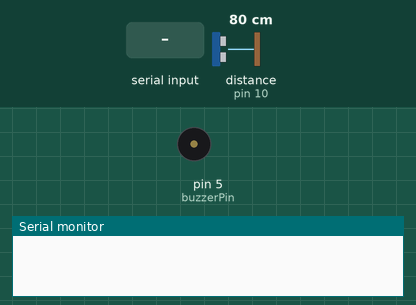
The sketch below on a simulated Arduino Uno, built with avr-gcc and run on an emulated ATmega328P. On the bench: buzzer (waves = sounding), the last lines printed to the serial monitor. The inputs (shaded band) are chosen by the test bench; at power-on: distance to the obstacle (sensor on pin 10) 80 cm. The echo pulse lasts 58.3 µs per cm.

Above: at 1.2 s.
1.3 s: "1\n" received over Serial
At 2.6 s:
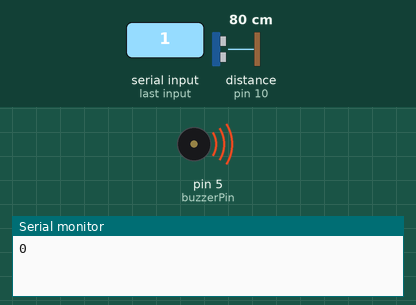
Timing chart, 0 to 4.3 s (numbered marks = the images above; inputs shaded):
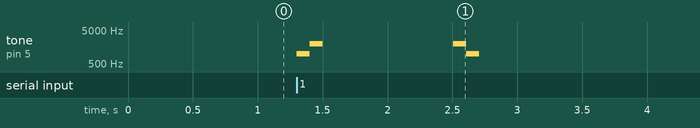

Measured:
- after the input at 1.3 s, tone on pin 5 (buzzerPin): plays 1000 Hz for 0.10 s, 2000 Hz for 0.10 s, 2000 Hz for 0.10 s, 1000 Hz for 0.10 s, starting at once

The sketch:

HackUMass_Sensor.ino
```cpp
// defines pins numbers
const int trigPin = 9;
const int echoPin = 10;
const int buzzerPin = 5;

// defines variables
long duration = 0; // duration of sound travel time
int distance = 0; // distance between water and the sensor
unsigned long timeOn = 0; // total time the shower is used for in one cycle

bool showerState = false;
bool programState = false;

unsigned long startTime = 0;
unsigned long currentTime = 0;

bool timeStatePrint = false;

String readString;

void setup()
{
  pinMode(trigPin, OUTPUT); // Sets the trigPin as an Output
  pinMode(echoPin, INPUT); // Sets the echoPin as an Input
  pinMode(buzzerPin, OUTPUT);

  Serial.begin(9600); // Starts the serial communication
}

void sensor()
{
  // Clears the trigPin
  digitalWrite(trigPin, LOW);
  delayMicroseconds(2);

  // Sets the trigPin on HIGH state for 10 micro seconds
  digitalWrite(trigPin, HIGH);
  delayMicroseconds(10);
  digitalWrite(trigPin, LOW);

  // Reads the echoPin, returns the sound wave travel time in microseconds
  duration = pulseIn(echoPin, HIGH);

  // Calculating the distance
  distance= duration*0.034/2;

  if(distance <= 20)
  {
    showerState = true;
  }

  else
  {
    showerState = false;
  }
}

void startFunction()
{
  if(Serial.available() > 0)
  {
    if(Serial.parseInt() == 1)
    {
      programState = true;
      //Serial.println("ON!");

      tone(buzzerPin, 1000);
      delay(100);
      tone(buzzerPin, 2000);
      delay(100);
      noTone(buzzerPin);
    }
  }
}

void loop()
{
  unsigned long timeThisCycle = 0;

  startFunction();

  if(programState == true)
  {
    sensor();
    startTime = millis();
    while(showerState == true)
    {
      currentTime = millis();
      timeThisCycle = currentTime - startTime;

      timeStatePrint = false;
      sensor();
    }

    timeOn += timeThisCycle / 1000;

    if(timeStatePrint == false)
    {
      //Serial.println(timeOn);
      timeStatePrint  = true;
    }

    if(Serial.available() > 0)
    {
      if(Serial.parseInt() == 0)
      {
        Serial.println(timeOn);
        //Serial.println("OFF!");
        programState = false;
        timeOn = 0;

        tone(buzzerPin, 2000);
        delay(100);
        tone(buzzerPin, 1000);
        delay(100);
        noTone(buzzerPin);
      }
    }
  }
}
```
